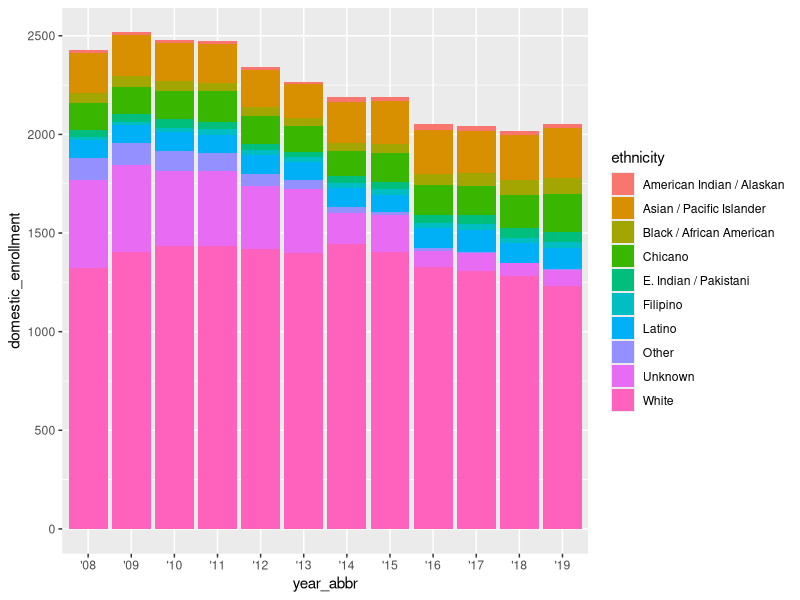

Reproduce this figure in R.
## ---- chunk 1
knitr::opts_chunk$set(echo = TRUE)

library(tidyverse)
library(here)
## ---- chunk 2
ucsb_grad <- read_csv(here("data", "ucsb_grad_data.csv"))
## ---- chunk 3
ggplot(data = ucsb_grad, x = year_abbr, y = domestic_enrollment) +
  geom_col(aes(x = year_abbr, y = domestic_enrollment, fill = ethnicity))
